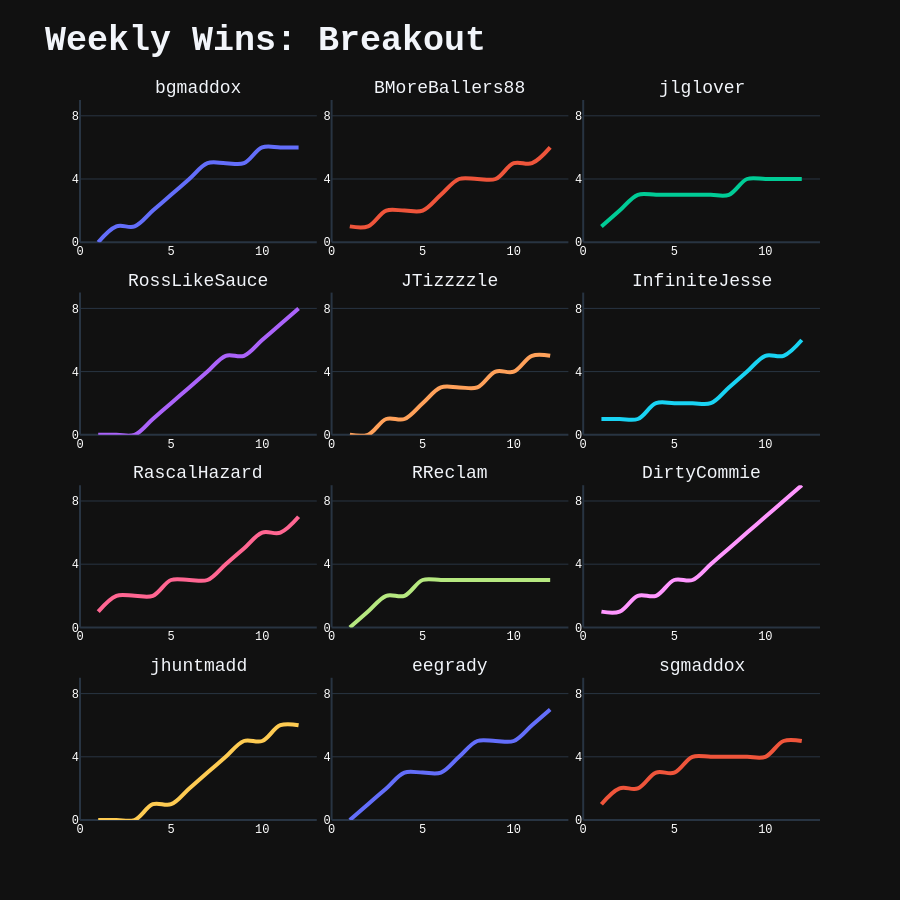

Notebook code for this chart:
### Code cell
Season2024GraphBreakout = WeeklyWinsGraphBreakout(WeekWins,12)
Season2024GraphBreakout.show()

### Figure 1 — Plotly figure (JSON) as saved in the notebook; plotly's stock layout.template omitted (floating-point values rounded to 4 significant figures)
{"data": [{"hovertemplate": "Team=bgmaddox<br>Week=%{x}<br>Total Wins=%{y}<extra></extra>", "legendgroup": "bgmaddox", "line": {"color": "#636efa", "dash": "solid", "shape": "spline", "width": 4}, "marker": {"symbol": "circle"}, "mode": "lines", "name": "bgmaddox", "orientation": "v", "showlegend": true, "type": "scatter", "x": [1, 2, 3, 4, 5, 6, 7, 8, 9, 10, 11, 12], "xaxis": "x10", "y": [0, 1, 1, 2, 3, 4, 5, 5, 5, 6, 6, 6], "yaxis": "y10"}, {"hovertemplate": "Team=BMoreBallers88<br>Week=%{x}<br>Total Wins=%{y}<extra></extra>", "legendgroup": "BMoreBallers88", "line": {"color": "#EF553B", "dash": "solid", "shape": "spline", "width": 4}, "marker": {"symbol": "circle"}, "mode": "lines", "name": "BMoreBallers88", "orientation": "v", "showlegend": true, "type": "scatter", "x": [1, 2, 3, 4, 5, 6, 7, 8, 9, 10, 11, 12], "xaxis": "x11", "y": [1, 1, 2, 2, 2, 3, 4, 4, 4, 5, 5, 6], "yaxis": "y11"}, {"hovertemplate": "Team=jlglover<br>Week=%{x}<br>Total Wins=%{y}<extra></extra>", "legendgroup": "jlglover", "line": {"color": "#00cc96", "dash": "solid", "shape": "spline", "width": 4}, "marker": {"symbol": "circle"}, "mode": "lines", "name": "jlglover", "orientation": "v", "showlegend": true, "type": "scatter", "x": [1, 2, 3, 4, 5, 6, 7, 8, 9, 10, 11, 12], "xaxis": "x12", "y": [1, 2, 3, 3, 3, 3, 3, 3, 4, 4, 4, 4], "yaxis": "y12"}, {"hovertemplate": "Team=RossLikeSauce<br>Week=%{x}<br>Total Wins=%{y}<extra></extra>", "legendgroup": "RossLikeSauce", "line": {"color": "#ab63fa", "dash": "solid", "shape": "spline", "width": 4}, "marker": {"symbol": "circle"}, "mode": "lines", "name": "RossLikeSauce", "orientation": "v", "showlegend": true, "type": "scatter", "x": [1, 2, 3, 4, 5, 6, 7, 8, 9, 10, 11, 12], "xaxis": "x7", "y": [0, 0, 0, 1, 2, 3, 4, 5, 5, 6, 7, 8], "yaxis": "y7"}, {"hovertemplate": "Team=JTizzzzle<br>Week=%{x}<br>Total Wins=%{y}<extra></extra>", "legendgroup": "JTizzzzle", "line": {"color": "#FFA15A", "dash": "solid", "shape": "spline", "width": 4}, "marker": {"symbol": "circle"}, "mode": "lines", "name": "JTizzzzle", "orientation": "v", "showlegend": true, "type": "scatter", "x": [1, 2, 3, 4, 5, 6, 7, 8, 9, 10, 11, 12], "xaxis": "x8", "y": [0, 0, 1, 1, 2, 3, 3, 3, 4, 4, 5, 5], "yaxis": "y8"}, {"hovertemplate": "Team=InfiniteJesse<br>Week=%{x}<br>Total Wins=%{y}<extra></extra>", "legendgroup": "InfiniteJesse", "line": {"color": "#19d3f3", "dash": "solid", "shape": "spline", "width": 4}, "marker": {"symbol": "circle"}, "mode": "lines", "name": "InfiniteJesse", "orientation": "v", "showlegend": true, "type": "scatter", "x": [1, 2, 3, 4, 5, 6, 7, 8, 9, 10, 11, 12], "xaxis": "x9", "y": [1, 1, 1, 2, 2, 2, 2, 3, 4, 5, 5, 6], "yaxis": "y9"}, {"hovertemplate": "Team=RascalHazard<br>Week=%{x}<br>Total Wins=%{y}<extra></extra>", "legendgroup": "RascalHazard", "line": {"color": "#FF6692", "dash": "solid", "shape": "spline", "width": 4}, "marker": {"symbol": "circle"}, "mode": "lines", "name": "RascalHazard", "orientation": "v", "showlegend": true, "type": "scatter", "x": [1, 2, 3, 4, 5, 6, 7, 8, 9, 10, 11, 12], "xaxis": "x4", "y": [1, 2, 2, 2, 3, 3, 3, 4, 5, 6, 6, 7], "yaxis": "y4"}, {"hovertemplate": "Team=RReclam<br>Week=%{x}<br>Total Wins=%{y}<extra></extra>", "legendgroup": "RReclam", "line": {"color": "#B6E880", "dash": "solid", "shape": "spline", "width": 4}, "marker": {"symbol": "circle"}, "mode": "lines", "name": "RReclam", "orientation": "v", "showlegend": true, "type": "scatter", "x": [1, 2, 3, 4, 5, 6, 7, 8, 9, 10, 11, 12], "xaxis": "x5", "y": [0, 1, 2, 2, 3, 3, 3, 3, 3, 3, 3, 3], "yaxis": "y5"}, {"hovertemplate": "Team=DirtyCommie<br>Week=%{x}<br>Total Wins=%{y}<extra></extra>", "legendgroup": "DirtyCommie", "line": {"color": "#FF97FF", "dash": "solid", "shape": "spline", "width": 4}, "marker": {"symbol": "circle"}, "mode": "lines", "name": "DirtyCommie", "orientation": "v", "showlegend": true, "type": "scatter", "x": [1, 2, 3, 4, 5, 6, 7, 8, 9, 10, 11, 12], "xaxis": "x6", "y": [1, 1, 2, 2, 3, 3, 4, 5, 6, 7, 8, 9], "yaxis": "y6"}, {"hovertemplate": "Team=jhuntmadd<br>Week=%{x}<br>Total Wins=%{y}<extra></extra>", "legendgroup": "jhuntmadd", "line": {"color": "#FECB52", "dash": "solid", "shape": "spline", "width": 4}, "marker": {"symbol": "circle"}, "mode": "lines", "name": "jhuntmadd", "orientation": "v", "showlegend": true, "type": "scatter", "x": [1, 2, 3, 4, 5, 6, 7, 8, 9, 10, 11, 12], "xaxis": "x", "y": [0, 0, 0, 1, 1, 2, 3, 4, 5, 5, 6, 6], "yaxis": "y"}, {"hovertemplate": "Team=eegrady<br>Week=%{x}<br>Total Wins=%{y}<extra></extra>", "legendgroup": "eegrady", "line": {"color": "#636efa", "dash": "solid", "shape": "spline", "width": 4}, "marker": {"symbol": "circle"}, "mode": "lines", "name": "eegrady", "orientation": "v", "showlegend": true, "type": "scatter", "x": [1, 2, 3, 4, 5, 6, 7, 8, 9, 10, 11, 12], "xaxis": "x2", "y": [0, 1, 2, 3, 3, 3, 4, 5, 5, 5, 6, 7], "yaxis": "y2"}, {"hovertemplate": "Team=sgmaddox<br>Week=%{x}<br>Total Wins=%{y}<extra></extra>", "legendgroup": "sgmaddox", "line": {"color": "#EF553B", "dash": "solid", "shape": "spline", "width": 4}, "marker": {"symbol": "circle"}, "mode": "lines", "name": "sgmaddox", "orientation": "v", "showlegend": true, "type": "scatter", "x": [1, 2, 3, 4, 5, 6, 7, 8, 9, 10, 11, 12], "xaxis": "x3", "y": [1, 2, 2, 3, 3, 4, 4, 4, 4, 4, 5, 5], "yaxis": "y3"}], "layout": {"annotations": [{"font": {}, "showarrow": false, "text": "jhuntmadd", "x": 0.16, "xanchor": "center", "xref": "paper", "y": 0.1975, "yanchor": "bottom", "yref": "paper"}, {"font": {}, "showarrow": false, "text": "eegrady", "x": 0.5, "xanchor": "center", "xref": "paper", "y": 0.1975, "yanchor": "bottom", "yref": "paper"}, {"font": {}, "showarrow": false, "text": "sgmaddox", "x": 0.84, "xanchor": "center", "xref": "paper", "y": 0.1975, "yanchor": "bottom", "yref": "paper"}, {"font": {}, "showarrow": false, "text": "RascalHazard", "x": 0.16, "xanchor": "center", "xref": "paper", "y": 0.465, "yanchor": "bottom", "yref": "paper"}, {"font": {}, "showarrow": false, "text": "RReclam", "x": 0.5, "xanchor": "center", "xref": "paper", "y": 0.465, "yanchor": "bottom", "yref": "paper"}, {"font": {}, "showarrow": false, "text": "DirtyCommie", "x": 0.84, "xanchor": "center", "xref": "paper", "y": 0.465, "yanchor": "bottom", "yref": "paper"}, {"font": {}, "showarrow": false, "text": "RossLikeSauce", "x": 0.16, "xanchor": "center", "xref": "paper", "y": 0.7325, "yanchor": "bottom", "yref": "paper"}, {"font": {}, "showarrow": false, "text": "JTizzzzle", "x": 0.5, "xanchor": "center", "xref": "paper", "y": 0.7325, "yanchor": "bottom", "yref": "paper"}, {"font": {}, "showarrow": false, "text": "InfiniteJesse", "x": 0.84, "xanchor": "center", "xref": "paper", "y": 0.7325, "yanchor": "bottom", "yref": "paper"}, {"font": {}, "showarrow": false, "text": "bgmaddox", "x": 0.16, "xanchor": "center", "xref": "paper", "y": 1, "yanchor": "bottom", "yref": "paper"}, {"font": {}, "showarrow": false, "text": "BMoreBallers88", "x": 0.5, "xanchor": "center", "xref": "paper", "y": 1, "yanchor": "bottom", "yref": "paper"}, {"font": {}, "showarrow": false, "text": "jlglover", "x": 0.84, "xanchor": "center", "xref": "paper", "y": 1, "yanchor": "bottom", "yref": "paper"}], "font": {"family": "Courier New", "size": 18}, "height": 900, "legend": {"orientation": "h", "title": {"text": ""}, "tracegroupgap": 0, "x": 1, "xanchor": "right", "y": 1.02, "yanchor": "bottom"}, "showlegend": false, "title": {"font": {"size": 35, "weight": "bold"}, "text": "Weekly Wins: Breakout"}, "uniformtext": {"minsize": 10, "mode": "hide"}, "width": 900, "xaxis": {"anchor": "y", "domain": [0, 0.32], "dtick": 5, "range": [0, 13], "showgrid": false, "showticklabels": true, "tickfont": {"color": "white", "family": "Courier New", "size": 12}, "title": {"font": {"family": "Courier New", "size": 20}, "text": ""}}, "xaxis10": {"anchor": "y10", "domain": [0, 0.32], "dtick": 5, "matches": "x", "showgrid": false, "showticklabels": true, "tickfont": {"color": "white", "family": "Courier New", "size": 12}}, "xaxis11": {"anchor": "y11", "domain": [0.34, 0.66], "dtick": 5, "matches": "x", "showgrid": false, "showticklabels": true, "tickfont": {"color": "white", "family": "Courier New", "size": 12}}, "xaxis12": {"anchor": "y12", "domain": [0.68, 1.0], "dtick": 5, "matches": "x", "showgrid": false, "showticklabels": true, "tickfont": {"color": "white", "family": "Courier New", "size": 12}}, "xaxis2": {"anchor": "y2", "domain": [0.34, 0.66], "dtick": 5, "matches": "x", "showgrid": false, "showticklabels": true, "tickfont": {"color": "white", "family": "Courier New", "size": 12}, "title": {"font": {"family": "Courier New", "size": 20}, "text": ""}}, "xaxis3": {"anchor": "y3", "domain": [0.68, 1.0], "dtick": 5, "matches": "x", "showgrid": false, "showticklabels": true, "tickfont": {"color": "white", "family": "Courier New", "size": 12}, "title": {"font": {"family": "Courier New", "size": 20}, "text": ""}}, "xaxis4": {"anchor": "y4", "domain": [0, 0.32], "dtick": 5, "matches": "x", "showgrid": false, "showticklabels": true, "tickfont": {"color": "white", "family": "Courier New", "size": 12}}, "xaxis5": {"anchor": "y5", "domain": [0.34, 0.66], "dtick": 5, "matches": "x", "showgrid": false, "showticklabels": true, "tickfont": {"color": "white", "family": "Courier New", "size": 12}}, "xaxis6": {"anchor": "y6", "domain": [0.68, 1.0], "dtick": 5, "matches": "x", "showgrid": false, "showticklabels": true, "tickfont": {"color": "white", "family": "Courier New", "size": 12}}, "xaxis7": {"anchor": "y7", "domain": [0, 0.32], "dtick": 5, "matches": "x", "showgrid": false, "showticklabels": true, "tickfont": {"color": "white", "family": "Courier New", "size": 12}}, "xaxis8": {"anchor": "y8", "domain": [0.34, 0.66], "dtick": 5, "matches": "x", "showgrid": false, "showticklabels": true, "tickfont": {"color": "white", "family": "Courier New", "size": 12}}, "xaxis9": {"anchor": "y9", "domain": [0.68, 1.0], "dtick": 5, "matches": "x", "showgrid": false, "showticklabels": true, "tickfont": {"color": "white", "family": "Courier New", "size": 12}}, "yaxis": {"anchor": "x", "domain": [0, 0.1975], "dtick": 4, "range": [0, 9], "showgrid": true, "showticklabels": true, "tickfont": {"color": "white", "family": "Courier New", "size": 12}, "title": {"text": ""}}, "yaxis10": {"anchor": "x10", "domain": [0.8025, 1], "dtick": 4, "matches": "y", "showgrid": true, "showticklabels": true, "tickfont": {"color": "white", "family": "Courier New", "size": 12}, "title": {"text": ""}}, "yaxis11": {"anchor": "x11", "domain": [0.8025, 1], "dtick": 4, "matches": "y", "showgrid": true, "showticklabels": true, "tickfont": {"color": "white", "family": "Courier New", "size": 12}}, "yaxis12": {"anchor": "x12", "domain": [0.8025, 1], "dtick": 4, "matches": "y", "showgrid": true, "showticklabels": true, "tickfont": {"color": "white", "family": "Courier New", "size": 12}}, "yaxis2": {"anchor": "x2", "domain": [0, 0.1975], "dtick": 4, "matches": "y", "showgrid": true, "showticklabels": true, "tickfont": {"color": "white", "family": "Courier New", "size": 12}, "title": {"font": {"family": "Courier New", "size": 20}, "text": ""}}, "yaxis3": {"anchor": "x3", "domain": [0, 0.1975], "dtick": 4, "matches": "y", "showgrid": true, "showticklabels": true, "tickfont": {"color": "white", "family": "Courier New", "size": 12}, "title": {"font": {"family": "Courier New", "size": 20}, "text": ""}}, "yaxis4": {"anchor": "x4", "domain": [0.2675, 0.465], "dtick": 4, "matches": "y", "showgrid": true, "showticklabels": true, "tickfont": {"color": "white", "family": "Courier New", "size": 12}, "title": {"text": ""}}, "yaxis5": {"anchor": "x5", "domain": [0.2675, 0.465], "dtick": 4, "matches": "y", "showgrid": true, "showticklabels": true, "tickfont": {"color": "white", "family": "Courier New", "size": 12}}, "yaxis6": {"anchor": "x6", "domain": [0.2675, 0.465], "dtick": 4, "matches": "y", "showgrid": true, "showticklabels": true, "tickfont": {"color": "white", "family": "Courier New", "size": 12}}, "yaxis7": {"anchor": "x7", "domain": [0.535, 0.7325], "dtick": 4, "matches": "y", "showgrid": true, "showticklabels": true, "tickfont": {"color": "white", "family": "Courier New", "size": 12}, "title": {"text": ""}}, "yaxis8": {"anchor": "x8", "domain": [0.535, 0.7325], "dtick": 4, "matches": "y", "showgrid": true, "showticklabels": true, "tickfont": {"color": "white", "family": "Courier New", "size": 12}}, "yaxis9": {"anchor": "x9", "domain": [0.535, 0.7325], "dtick": 4, "matches": "y", "showgrid": true, "showticklabels": true, "tickfont": {"color": "white", "family": "Courier New", "size": 12}}}}
